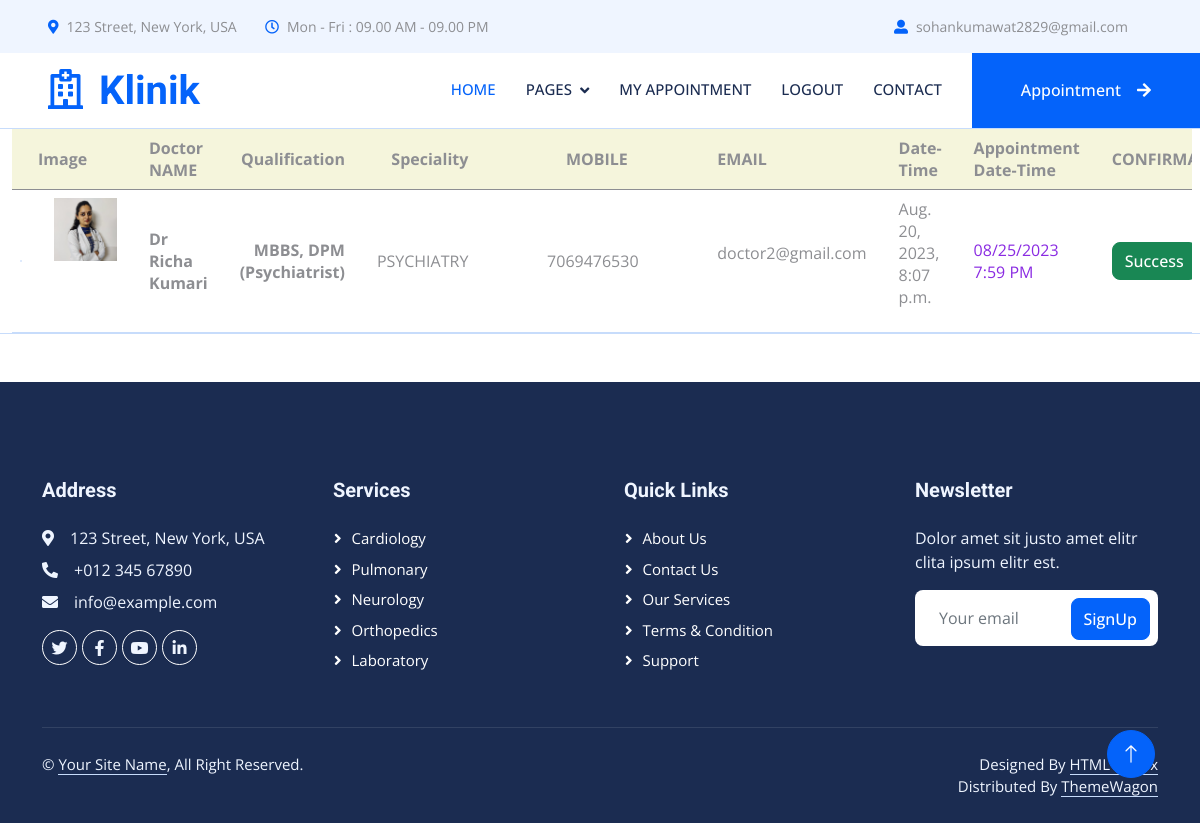
Screenshot of /my_appointment/ (signed in) with the database file from the repository.
### myapp/models.py (models this page shows, shortened)
class Appointment(models.Model):
    patient = models.ForeignKey(Patient,on_delete=models.CASCADE)
    Doctor = models.ForeignKey(Doctor,on_delete=models.CASCADE)
    profile_pic = models.ImageField(upload_to='appointment_user/')
    name = models.CharField(max_length=100)
    email = models.EmailField()
    mobile = models.PositiveIntegerField()
    doctor_field = models.CharField(max_length=100)
    appointment_date = models.CharField(max_length=100,default='')
    appointment_time = models.CharField(max_length=100,default='')
    date_time = models.DateTimeField()
    appointment_request = models.BooleanField(default=False)

class Doctor(models.Model):
    profile_pic = models.ImageField(upload_to='profile_pic/')
    name = models.CharField(max_length=100)
    qualification = models.CharField(max_length=100,default='')
    speciality = models.CharField(max_length=100,default='')
    email = models.EmailField()
    mobile = models.PositiveIntegerField()
    gender = models.CharField(max_length=100)
    password = models.CharField(max_length=100)

### myapp/views.py (the view)
# urls.py: path('my_appointment/',views.my_appointment,name='my_appointment'),
def my_appointment(request):
    patient = Patient.objects.get(email = request.session['email'])
    appointments = Appointment.objects.filter(patient = patient)
    return render(request,'my-appointment.html',{'appointments':appointments})

### myapp/templates/my-appointment.html (shortened to what this page needs)
{% block content %}
<!DOCTYPE html>
<html lang="en">
<head>
</head>
<body>
    <div class="container-fluid" >
        <div class="content">
            <div class="mb-9">
                <div class="mx-n4 px-4 mx-lg-n6 px-lg-6 bg-white border-top border-bottom border-200 position-relative top-1">
                    <div class="table-responsive scrollbar mx-n1 px-1">
                        <table class="table fs--1 mb-0">
                            <thead>
                                <tr style="background-color: beige;">
                                    <th class="white-space-nowrap fs--1 align-middle ps-0"
                                        style="max-width:20px; width:18px;" scope="col"
                                        style="width:350px;" data-sort="display-image">
                                        </th>
                                    <th class="sort white-space-nowrap align-middle fs--2" scope="col"
                                        style="width:70px;">Image</th>
                                    <th class="sort white-space-nowrap align-middle ps-4" scope="col"
                                        style="width:350px;" data-sort="product-name">Doctor NAME</th>
                                    <th class="sort align-middle text-end ps-4" scope="col" data-sort="regular-price"
                                        style="width:150px;">Qualification</th>
                                    <th class="sort align-middle text-end ps-4" scope="col" data-sort="sale-price"
                                        style="width:150px;">Speciality</th>
                                    <th class="sort align-middle text-center ps-4" scope="col" data-sort="category"
                                        style="width:150px;">MOBILE</th>
                                    <th class="sort align-middle ps-3" scope="col" data-sort="tags"
                                        style="width:250px;">EMAIL</th>
                                    <th class="sort align-middle ps-4" scope="col" data-sort="type"
                                        style="width:200px;">Date-Time</th>
                                    <th class="sort align-middle ps-4" scope="col" data-sort="type"
                                        style="width:200px;">Appointment Date-Time</th>
                                    <th class="sort align-middle ps-4" scope="col" data-sort="time"
                                        style="width:200px;">CONFIRMATION</th>
                                </tr>
                            </thead>
                            <tbody class="list" id="products-table-body">
                                {% for i in appointments %}
                                <tr class="position-static" >
                                    <td class="align-middle white-space-nowrap py-0">
                                        <a class="d-block border rounded-2"
                                            href="../../../apps/e-commerce/landing/product-details.html">
                                        </a>
                                    </td>
                                    <td class="product-name align-start ps-4">
                                            <img src="{{i.Doctor.profile_pic.url}}" alt width="63" />
                                    </td>
                                    <td class="price align-middle white-space-nowrap text-start fw-bold text-700 ps-4">
                                        {{i.Doctor.name}}
                                    </td>
                                    <td class="regular-price align-middle white-space-nowrap text-end fw-bold text-700 ps-4">
                                        {{i.Doctor.qualification}}
                                    </td>
                                    <td class="sale-price align-middle white-space-nowrap text-end text-600 fs--1 ps-4 fw-semi-bold">
                                        {{i.Doctor.speciality}}
                                    </td>
                                    <td class="category align-middle text-center pb-2 ps-3" style="min-width:225px;">
                                        {{i.Doctor.mobile}}
                                    </td>
                                    <td class="tags align-middle white-space-nowrap fs-0 text-start pb-2 ps-3">
                                        <p>{{i.Doctor.email}}</p>
                                    </td>
                                    <td class="type align-middle white-space-nowrap text-start fw-semi-bold pb-2 ps-4">
                                        <p>{{i.date_time}}</p>
                                    </td>
                                    <td class="time align-middle white-space-nowrap text-600 pb-2 ps-4" style="color: blueviolet;">
                                        {{i.appointment_date}} {{i.appointment_time}}
                                    </td>
                                        <td class="align-middle white-space-nowrap text-start pe-2 ps-4 ">
                                            {% if i.appointment_request == True %}
                                                <button type="button" class="btn btn-success">Success</button>
                                            {% else %}
                                                <button type="button" class="btn btn-danger">Pending</button>
                                            {% endif %}
                                        </td>
                                </tr>
                                {% endfor %}
                            </tbody>
                        </table>
                    </div>
                </div>
            </div>
        </div>
    </div>
    </div>
</body>
</html>
{% endblock %}

### myapp/templates/header-footer.html (shortened to what this page needs)
{% load static %}
    <link href="https://cdnjs.cloudflare.com/ajax/libs/font-awesome/5.10.0/css/all.min.css" rel="stylesheet">
    <link href="https://cdn.jsdelivr.net/npm/bootstrap-icons@1.4.1/font/bootstrap-icons.css" rel="stylesheet">
    <link href="{% static 'lib/animate/animate.min.css' %}" rel="stylesheet">
    <link href="{% static 'lib/owlcarousel/assets/owl.carousel.min.css' %}" rel="stylesheet">
    <link href="{% static 'lib/tempusdominus/css/tempusdominus-bootstrap-4.min.css' %}" rel="stylesheet" />
    <link href="{% static 'css/bootstrap.min.css' %}" rel="stylesheet">
    <link href="{% static 'css/style.css' %}" rel="stylesheet">
</head>
<body>
    <div class="container-fluid bg-light p-0 wow fadeIn" data-wow-delay="0.1s">
        <div class="row gx-0 d-none d-lg-flex">
            <div class="col-lg-7 px-5 text-start">
                <div class="h-100 d-inline-flex align-items-center py-3 me-4">
                    <small class="fa fa-map-marker-alt text-primary me-2"></small>
                    <small>123 Street, New York, USA</small>
                </div>
                <div class="h-100 d-inline-flex align-items-center py-3">
                    <small class="far fa-clock text-primary me-2"></small>
                    <small>Mon - Fri : 09.00 AM - 09.00 PM</small>
                </div>
            </div>
            <div class="col-lg-5 px-5 text-end">
                <div class="h-100 d-inline-flex align-items-center py-3 me-4">
                {% if request.session.email %}
                <small class="fa fa-user-alt text-primary me-2"></small>
                    <small>{{request.session.email}}</small>
                {% elif request.session.doctor_email %}
                <small class="fa fa-user-alt text-primary me-2"></small>
                    <small>{{request.session.doctor_email}}</small>
                {% endif %}
            </div>
        </div>
    </div>
    <nav class="navbar navbar-expand-lg bg-white navbar-light sticky-top p-0 wow fadeIn" data-wow-delay="0.1s">
        <a href="{% url 'index' %}" class="navbar-brand d-flex align-items-center px-4 px-lg-5">
            <h1 class="m-0 text-primary"><i class="far fa-hospital me-3"></i>Klinik</h1>
        </a>
        <div class="collapse navbar-collapse" id="navbarCollapse">
            <div class="navbar-nav ms-auto p-4 p-lg-0">
                <a href="{% url 'index' %}" class="nav-item nav-link active">Home</a>
                <div class="nav-item dropdown">
                    <a href="#" class="nav-link dropdown-toggle" data-bs-toggle="dropdown">Pages</a>
                </div>
                {% if request.session.email %}
                <a href="{% url 'my_appointment' %}" class="nav-item nav-link">My Appointment</a>
                <a href="{% url 'logout' %}" class="nav-item nav-link">Logout</a>
                <a href="{% url 'contact' %}" class="nav-item nav-link">Contact</a>
                {% elif request.session.doctor_email %}
                <a href="{% url 'signup' %}" class="nav-item nav-link">Sign Up</a>
                <a href="{% url 'logout' %}" class="nav-item nav-link">Logout</a>
                {% else %}
                <a href="{% url 'signup' %}" class="nav-item nav-link">Sign Up</a>
                <a href="{% url 'login' %}" class="nav-item nav-link">Login</a>
                <a href="{% url 'contact' %}" class="nav-item nav-link">Contact</a>
                {% endif %}
            </div>
            {% if request.session.doctor_email %}
            <a href="{% url 'appointment-request' %}" class="btn btn-primary rounded-0 py-4 px-lg-5 d-none d-lg-block">Appointment request<i
                    class="fa fa-arrow-right ms-3"></i></a>
            {% else %}
            <a href="{% url 'appointment' %}" class="btn btn-primary rounded-0 py-4 px-lg-5 d-none d-lg-block">Appointment<i
                class="fa fa-arrow-right ms-3"></i></a>
            {% endif %}
        </div>
    </nav>
{% block content %}
{% endblock %}
    <div class="container-fluid bg-dark text-light footer mt-5 pt-5 wow fadeIn" data-wow-delay="0.1s">
        <div class="container py-5">
            <div class="row g-5">
                <div class="col-lg-3 col-md-6">
                    <h5 class="text-light mb-4">Address</h5>
                    <p class="mb-2"><i class="fa fa-map-marker-alt me-3"></i>123 Street, New York, USA</p>
                    <p class="mb-2"><i class="fa fa-phone-alt me-3"></i>+012 345 67890</p>
                    <p class="mb-2"><i class="fa fa-envelope me-3"></i>info@example.com</p>
                    <div class="d-flex pt-2">
                        <a class="btn btn-outline-light btn-social rounded-circle" href=""><i
                                class="fab fa-twitter"></i></a>
                        <a class="btn btn-outline-light btn-social rounded-circle" href=""><i
                                class="fab fa-facebook-f"></i></a>
                        <a class="btn btn-outline-light btn-social rounded-circle" href=""><i
                                class="fab fa-youtube"></i></a>
                        <a class="btn btn-outline-light btn-social rounded-circle" href=""><i
                                class="fab fa-linkedin-in"></i></a>
                    </div>
                </div>
                <div class="col-lg-3 col-md-6">
                    <h5 class="text-light mb-4">Services</h5>
                    <a class="btn btn-link" href="">Cardiology</a>
                    <a class="btn btn-link" href="">Pulmonary</a>
                    <a class="btn btn-link" href="">Neurology</a>
                    <a class="btn btn-link" href="">Orthopedics</a>
                    <a class="btn btn-link" href="">Laboratory</a>
                </div>
                <div class="col-lg-3 col-md-6">
                    <h5 class="text-light mb-4">Quick Links</h5>
                    <a class="btn btn-link" href="">About Us</a>
                    <a class="btn btn-link" href="">Contact Us</a>
                    <a class="btn btn-link" href="">Our Services</a>
                    <a class="btn btn-link" href="">Terms & Condition</a>
                    <a class="btn btn-link" href="">Support</a>
                </div>
                <div class="col-lg-3 col-md-6">
                    <h5 class="text-light mb-4">Newsletter</h5>
                    <p>Dolor amet sit justo amet elitr clita ipsum elitr est.</p>
                    <div class="position-relative mx-auto" style="max-width: 400px;">
                        <input class="form-control border-0 w-100 py-3 ps-4 pe-5" type="text" placeholder="Your email">
                        <button type="button"
                            class="btn btn-primary py-2 position-absolute top-0 end-0 mt-2 me-2">SignUp</button>
                    </div>
                </div>
            </div>
        </div>
        <div class="container">
            <div class="copyright">
                <div class="row">
                    <div class="col-md-6 text-center text-md-start mb-3 mb-md-0">
                        &copy; <a class="border-bottom" href="#">Your Site Name</a>, All Right Reserved.
                    </div>
                    <div class="col-md-6 text-center text-md-end">
                        Designed By <a class="border-bottom" href="https://htmlcodex.com">HTML Codex</a>
                        Distributed By <a class="border-bottom" href="https://themewagon.com"
                            target="_blank">ThemeWagon</a>
                    </div>
                </div>
            </div>
        </div>
    </div>
    <a href="#" class="btn btn-lg btn-primary btn-lg-square rounded-circle back-to-top"><i
            class="bi bi-arrow-up"></i></a>
</body>
</html>

### rows the page displays
Appointment: Doctor.profile_pic (picture), Doctor.name "Dr Richa Kumari", Doctor.qualification "MBBS, DPM (Psychiatrist)", Doctor.speciality "PSYCHIATRY", Doctor.mobile "7069476530", Doctor.email "doctor2@gmail.com", date_time "Aug. 20, 2023, 8:07 p.m.", appointment_date "08/25/2023", appointment_time "7:59 PM", appointment_request "Success"

### other values shown
{{ request.session.email }} "sohankumawat2829@gmail.com"
